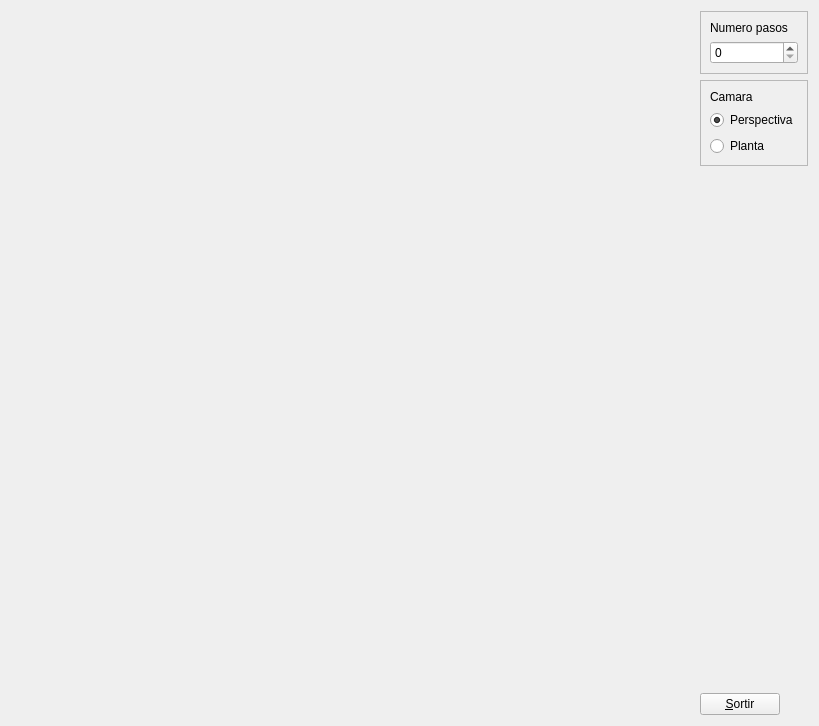
<?xml version="1.0" encoding="UTF-8"?>
<ui version="4.0">
 <class>MyForm</class>
 <widget class="QWidget" name="MyForm">
  <property name="geometry">
   <rect>
    <x>0</x>
    <y>0</y>
    <width>819</width>
    <height>726</height>
   </rect>
  </property>
  <property name="windowTitle">
   <string>IDI-Lab</string>
  </property>
  <layout class="QHBoxLayout" name="horizontalLayout">
   <item>
    <widget class="MyGLWidget" name="widget" native="true">
     <property name="sizePolicy">
      <sizepolicy hsizetype="Expanding" vsizetype="Expanding">
       <horstretch>0</horstretch>
       <verstretch>0</verstretch>
      </sizepolicy>
     </property>
    </widget>
   </item>
   <item>
    <layout class="QVBoxLayout" name="verticalLayout">
     <item>
      <layout class="QVBoxLayout" name="verticalLayout_2">
       <item>
        <widget class="QFrame" name="frame_2">
         <property name="frameShape">
          <enum>QFrame::StyledPanel</enum>
         </property>
         <property name="frameShadow">
          <enum>QFrame::Raised</enum>
         </property>
         <layout class="QVBoxLayout" name="verticalLayout_4">
          <item>
           <widget class="QLabel" name="label_2">
            <property name="text">
             <string>Numero pasos</string>
            </property>
           </widget>
          </item>
          <item>
           <widget class="QSpinBox" name="spinBox">
            <property name="buttonSymbols">
             <enum>QAbstractSpinBox::UpDownArrows</enum>
            </property>
            <property name="maximum">
             <number>1000000000</number>
            </property>
           </widget>
          </item>
         </layout>
        </widget>
       </item>
       <item>
        <widget class="QFrame" name="frame">
         <property name="frameShape">
          <enum>QFrame::StyledPanel</enum>
         </property>
         <property name="frameShadow">
          <enum>QFrame::Raised</enum>
         </property>
         <layout class="QVBoxLayout" name="verticalLayout_3">
          <item>
           <widget class="QLabel" name="label">
            <property name="text">
             <string>Camara</string>
            </property>
           </widget>
          </item>
          <item>
           <widget class="QRadioButton" name="radioButton">
            <property name="text">
             <string>Perspectiva</string>
            </property>
            <property name="checked">
             <bool>true</bool>
            </property>
           </widget>
          </item>
          <item>
           <widget class="QRadioButton" name="radioButton_2">
            <property name="text">
             <string>Planta</string>
            </property>
           </widget>
          </item>
         </layout>
        </widget>
       </item>
      </layout>
     </item>
     <item>
      <spacer name="verticalSpacer">
       <property name="orientation">
        <enum>Qt::Vertical</enum>
       </property>
       <property name="sizeHint" stdset="0">
        <size>
         <width>20</width>
         <height>40</height>
        </size>
       </property>
      </spacer>
     </item>
     <item>
      <widget class="QPushButton" name="pushButton">
       <property name="sizePolicy">
        <sizepolicy hsizetype="Fixed" vsizetype="Fixed">
         <horstretch>0</horstretch>
         <verstretch>0</verstretch>
        </sizepolicy>
       </property>
       <property name="text">
        <string>&amp;Sortir</string>
       </property>
      </widget>
     </item>
    </layout>
   </item>
  </layout>
 </widget>
 <customwidgets>
  <customwidget>
   <class>MyGLWidget</class>
   <extends>QWidget</extends>
   <header>MyGLWidget.h</header>
   <container>1</container>
   <slots>
    <signal>euler()</signal>
    <signal>planta()</signal>
    <signal>step()</signal>
    <signal>reset()</signal>
    <slot>cambia_ortogonal()</slot>
    <slot>cambia_perspectiva()</slot>
    <slot>carlos()</slot>
    <slot>Persp()</slot>
    <slot>Ortho()</slot>
    <slot>GirPat(int)</slot>
    <slot>changeFov(int)</slot>
   </slots>
  </customwidget>
 </customwidgets>
 <resources/>
 <connections>
  <connection>
   <sender>pushButton</sender>
   <signal>clicked()</signal>
   <receiver>MyForm</receiver>
   <slot>close()</slot>
   <hints>
    <hint type="sourcelabel">
     <x>770</x>
     <y>718</y>
    </hint>
    <hint type="destinationlabel">
     <x>839</x>
     <y>529</y>
    </hint>
   </hints>
  </connection>
  <connection>
   <sender>radioButton</sender>
   <signal>clicked()</signal>
   <receiver>widget</receiver>
   <slot>cambia_perspectiva()</slot>
   <hints>
    <hint type="sourcelabel">
     <x>735</x>
     <y>133</y>
    </hint>
    <hint type="destinationlabel">
     <x>620</x>
     <y>133</y>
    </hint>
   </hints>
  </connection>
  <connection>
   <sender>radioButton_2</sender>
   <signal>clicked()</signal>
   <receiver>widget</receiver>
   <slot>cambia_ortogonal()</slot>
   <hints>
    <hint type="sourcelabel">
     <x>734</x>
     <y>165</y>
    </hint>
    <hint type="destinationlabel">
     <x>635</x>
     <y>166</y>
    </hint>
   </hints>
  </connection>
  <connection>
   <sender>spinBox</sender>
   <signal>valueChanged(int)</signal>
   <receiver>widget</receiver>
   <slot>carlos()</slot>
   <hints>
    <hint type="sourcelabel">
     <x>752</x>
     <y>68</y>
    </hint>
    <hint type="destinationlabel">
     <x>676</x>
     <y>59</y>
    </hint>
   </hints>
  </connection>
  <connection>
   <sender>widget</sender>
   <signal>euler()</signal>
   <receiver>radioButton</receiver>
   <slot>click()</slot>
   <hints>
    <hint type="sourcelabel">
     <x>674</x>
     <y>218</y>
    </hint>
    <hint type="destinationlabel">
     <x>798</x>
     <y>130</y>
    </hint>
   </hints>
  </connection>
  <connection>
   <sender>widget</sender>
   <signal>planta()</signal>
   <receiver>radioButton_2</receiver>
   <slot>click()</slot>
   <hints>
    <hint type="sourcelabel">
     <x>669</x>
     <y>284</y>
    </hint>
    <hint type="destinationlabel">
     <x>774</x>
     <y>166</y>
    </hint>
   </hints>
  </connection>
  <connection>
   <sender>widget</sender>
   <signal>step()</signal>
   <receiver>spinBox</receiver>
   <slot>stepUp()</slot>
   <hints>
    <hint type="sourcelabel">
     <x>646</x>
     <y>360</y>
    </hint>
    <hint type="destinationlabel">
     <x>768</x>
     <y>59</y>
    </hint>
   </hints>
  </connection>
  <connection>
   <sender>widget</sender>
   <signal>reset()</signal>
   <receiver>radioButton</receiver>
   <slot>click()</slot>
   <hints>
    <hint type="sourcelabel">
     <x>612</x>
     <y>320</y>
    </hint>
    <hint type="destinationlabel">
     <x>775</x>
     <y>122</y>
    </hint>
   </hints>
  </connection>
  <connection>
   <sender>widget</sender>
   <signal>reset()</signal>
   <receiver>spinBox</receiver>
   <slot>clear()</slot>
   <hints>
    <hint type="sourcelabel">
     <x>627</x>
     <y>391</y>
    </hint>
    <hint type="destinationlabel">
     <x>719</x>
     <y>67</y>
    </hint>
   </hints>
  </connection>
 </connections>
</ui>
